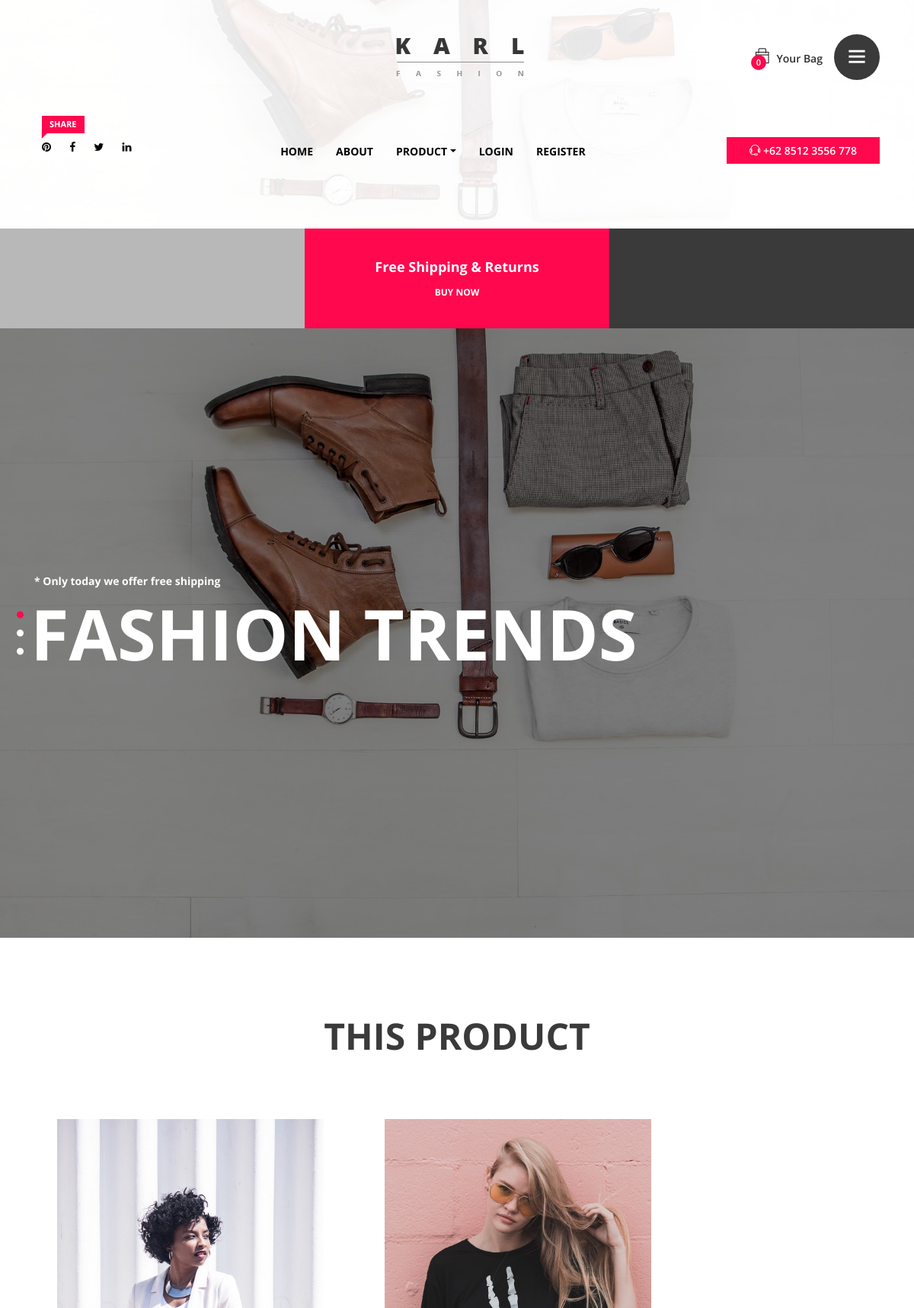
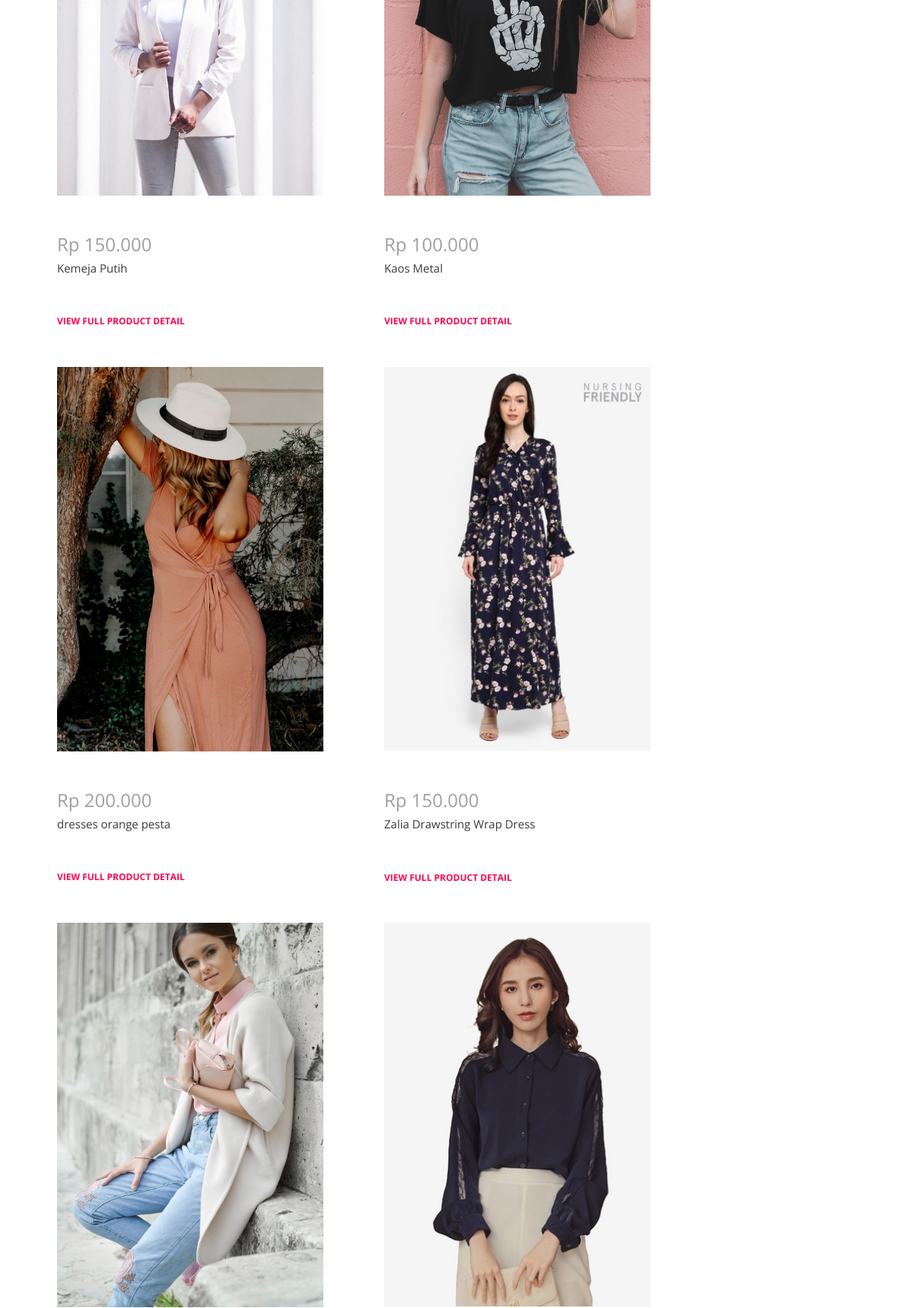
The page / (upper part) on the database its author committed (2 pictures, top to bottom).
### tables this page shows
CREATE TABLE `product` (
  `product_id` varchar(16) NOT NULL,
  `categori_id` varchar(6) NOT NULL,
  `categori_nama` varchar(50) NOT NULL,
  `product_nama` varchar(50) NOT NULL,
  `product_keterangan` text NOT NULL,
  `product_harga` int(10) NOT NULL,
  `product_stok` int(3) NOT NULL,
  `product_ukuran` varchar(100) DEFAULT NULL,
  `product_gambar` varchar(15) NOT NULL,
  `product_status` varchar(15) NOT NULL
);

### index.php (the view, shortened to what this page needs)
<?php
require_once 'session.php';
?>
<!DOCTYPE html>
<!DOCTYPE html>
<html lang="en">
<head>
   <?php  require_once 'title.php' ?>
</head>
<body>
    <div class="catagories-side-menu">
        <div id="sideMenuClose">
        </div>
                 <?php  require_once 'categories.php'; ?>
    </div>
    <div id="wrapper">
       <?php  require_once 'header.php'; ?>
        <section class="top-discount-area d-md-flex align-items-center">
            <div class="single-discount-area">
            </div>
            <div class="single-discount-area">
                <h5>Free Shipping &amp; Returns</h5>
                <h6><a href="product.php">BUY NOW</a></h6>
            </div>
            <div class="single-discount-area">
            </div>
        </section>
        <section class="welcome_area">
            <div class="welcome_slides owl-carousel">
                <div class="single_slide height-800 bg-img background-overlay" style="background-image: url(img/bg-img/bg-1.jpg);">
                    <div class="container h-100">
                        <div class="row h-100 align-items-center">
                            <div class="col-12">
                                <div class="welcome_slide_text">
                                    <h6 data-animation="bounceInDown" data-delay="0" data-duration="500ms">* Only today we offer free shipping</h6>
                                    <h2 data-animation="fadeInUp" data-delay="500ms" data-duration="500ms">Fashion Trends</h2>
                                </div>
                            </div>
                        </div>
                    </div>
                </div>
            </div>
        </section>
        <section class="new_arrivals_area section_padding_100_0 clearfix">
            <div class="container">
                <div class="row">
                    <div class="col-12">
                        <div class="section_heading text-center">
                            <h2>THIS PRODUCT</h2>
                        </div>
                    </div>
                </div>
            </div>
                     <div class="col-12" data-wow-delay="0.2s">
                        <?php
                        $data=mysqli_query(@$con, "select * from product where product_stok>=1");
                        while($rowData=mysqli_fetch_array($data))
                        {
                            ?>
                            <div class="listProduct">
                                <div class="product-img">
                                    <img src="product/<?php echo $rowData['product_gambar'];?>" alt="">
                                </div>
                                <div class="product-description">
                                    <h4 class="product-price"><?php echo "Rp ".number_format($rowData['product_harga'], 0, ",", "."); ?></h4>
                                        <p><?php echo $rowData['product_nama']; ?></p>
                                    <a href="detail_product.php?id=<?php echo $rowData['product_id'];?>" class="add-to-cart-btn">VIEW FULL PRODUCT DETAIL</a>
                                </div>
                            </div>
                            <?php
                        }
                        ?>
                     </div>
        </section>
    </div>
</body>
</html>

### css/core-style.css (style rules this page uses)
* { margin: 0; padding: 0; }
body { font-family: 'Open Sans', sans-serif; font-weight: 400; overflow-x: hidden; }
h1, h2, h3, h4, h5, h6 { color: #3a3a3a; line-height: 1.2; font-family: 'Open Sans', sans-serif; font-weight: 700; }
p { color: #3a3a3a; font-size: 1em; line-height: 1.5; font-family: 'Open Sans', sans-serif; font-weight: 400; }
a, a:hover, a:focus { -webkit-transition: all 500ms ease 0s; transition: all 500ms ease 0s; text-decoration: none; outline: none; color: #000000; font-family: 'Open Sans', sans-serif; font-weight: 400; }
img { height: auto; max-width: 100%; }
.background-overlay, .background-overlay-white { position: relative; z-index: 2; background-position: center center; background-size: cover; }
.background-overlay:before, .background-overlay-white:before { position: absolute; z-index: -1; top: 0; left: 0; width: 100%; height: 100%; content: ""; }
.background-overlay:before { background-color: rgba(0, 0, 0, 0.5); }
.bg-img { background-position: center center; background-size: cover; background-repeat: no-repeat; }
.height-800 { height: 800px !important; }
.section_padding_100_0 { padding: 100px 0 0; }
.section_heading { margin-bottom: 50px; position: relative; z-index: 1; }
.section_heading h2 { font-size: 48px; margin-bottom: 0; text-transform: uppercase; }
#wrapper { position: relative; z-index: 1000; background-color: #fff; left: 0; top: 0; -webkit-transition: all linear 500ms; transition: all linear 500ms; box-shadow: 0 0 50px rgba(0, 0, 0, 0.2); }
.catagories-side-menu { background-color: #fff; width: 300px; position: fixed; top: 0; left: 0; height: 100%; z-index: 1; }
#sideMenuClose { color: #fff; width: 20%; height: 50px; line-height: 50px; font-size: 18px; text-align: center; border-radius: 0; cursor: pointer; z-index: 99; position: absolute; top: 0; right: 0; -webkit-transition-duration: 500ms; transition-duration: 500ms; background-color: #3a3a3a; }
.top-discount-area .single-discount-area { -webkit-box-flex: 0; -ms-flex: 0 0 33.333333%; flex: 0 0 33.333333%; max-width: 33.333333%; padding: 40px 15px; background-color: #b8b8b8; text-align: center; -ms-flex-item-align: stretch; align-self: stretch; }
.top-discount-area .single-discount-area:nth-child(2) { background-color: #ff084e; }
.top-discount-area .single-discount-area:last-child { background-color: #3a3a3a; }
.top-discount-area .single-discount-area h5 { font-size: 18px; color: #fff; margin-bottom: 15px; }
.top-discount-area .single-discount-area h6, .top-discount-area .single-discount-area a { font-size: 12px; color: #fff; font-weight: 700; margin-bottom: 0; }
.single_slide { background-position: center top; background-size: cover; position: relative; z-index: 1; }
.welcome_slide_text { position: relative; z-index: 1; }
.welcome_slide_text > h2, .single_catagory_area h2 { font-size: 92px; letter-spacing: 0; margin-left: -5px; text-transform: uppercase; color: #fff; margin-bottom: 20px; }
.welcome_slide_text h6, .single_catagory_area h6 { color: #fff; font-size: 14px; margin-bottom: 5px; }
.product-img { position: relative; z-index: 1; overflow: hidden }
.product-img > img { width: 100%; -webkit-transition-duration: 500ms; transition-duration: 500ms; }
.product-description { margin-top: 50px; }
.product-description h4 { font-weight: 400; color: #9f9f9f; margin-bottom: 5px; display: block; }
.product-description p { font-size: 15px; margin: 0; }
.product-description .add-to-cart-btn { margin-top: 50px; font-size: 12px; font-weight: 700; color: #ff084e; display: block; }
.listProduct { width:350px; height:700px; float:left; margin:30px 20px 0 60px; }

### rows shown on the page
product: product_gambar (picture), product_harga "150.000", product_nama "Kemeja Putih"
product: product_gambar (picture), product_harga "100.000", product_nama "Kaos Metal"
product: product_gambar (picture), product_harga "200.000", product_nama "dresses orange pesta"
product: product_gambar (picture), product_harga "150.000", product_nama "Zalia Drawstring Wrap Dress"
product: product_gambar (picture)
product: product_gambar (picture)

### other values the page prints
count($_SESSION['myCart'] ?? []) "0"
